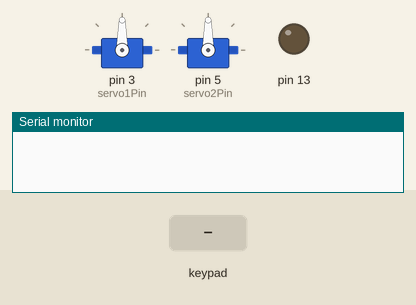
The sketch below on a simulated Arduino Uno, built with avr-gcc and run on an emulated ATmega328P. On the bench: 2 × servo, output pins drawn as LEDs (lit = HIGH), the last lines printed to the serial monitor. The inputs (shaded band) are chosen by the test bench.

Above: at 1.2 s.
1.3 s: keypad keys 6 7 8 9 pressed 0.4 s apart
At 2.9 s:
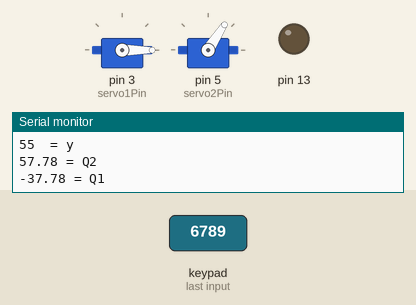
At 4.8 s:
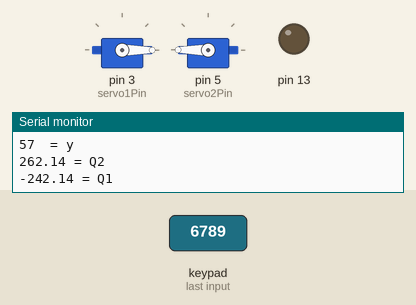
5.9 s: keypad keys 1 3 9 7 pressed 0.4 s apart
At 7.9 s:
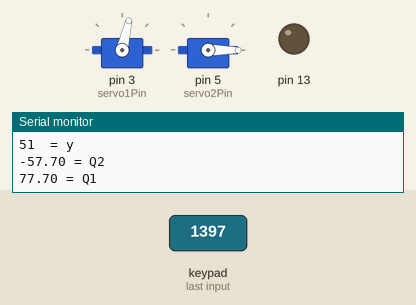
Timing chart, 0 to 11.3 s (numbered marks = the images above; inputs shaded):
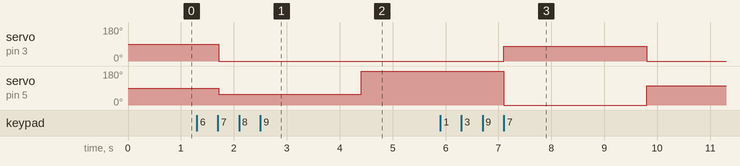

The sketch:

keypad_arm_tntervew.ino
```cpp
#include <Servo.h> //this is  a servo library


//for servo 1
Servo servo1;

const int servo1Pin = 3;// Must use PWM enabled pin

//for servo 2
Servo servo2;

const int servo2Pin = 5;// Must use PWM enabled pin
const int L1 = 10;//it is a hypothetical number for the length of the first arm
const int L2 = 15;//it is a hypothetical number for the length of the second arm
int x,y;//these tow point location in a coordinate system which takes from equation down
const int Q = 20;
float q2,q1;//variables depending on x and y values
double Q1,Q2,m;//variables depending on x and y values which they are the angulars to make both of the servo move
#include<Key.h>//keypad laibrarry
#include<Keypad.h>//keypad laibrarry
const byte ROWS = 4;//difin that it have 4 rows
const byte COLS = 4;//difin ut have 4 clos
byte rowPins[] ={6,7,8,9}; //pins
byte colPins[] ={A5,A4,A3,A2};//pins
char keys[ROWS][COLS]={
  {'1','2','3','A'},
  {'4','5','6','B'},
  {'7','8','9','C'},
  {'*','0','#','D'},
};
Keypad customKeypad = Keypad(makeKeymap(keys), rowPins , colPins , ROWS ,COLS); //difine your keypad

void setup(){
  Serial.begin(9600);
  pinMode(13,1);
    servo1.attach(servo1Pin); //difine the servo1
  servo2.attach(servo2Pin);  //difine the servo2

}
void loop(){
  label1:
     while (x ==0){x=customKeypad.getKey();}{  //while you add a number from keypad
    Serial.print(x);
    Serial.println(" = x ");}
    while (y ==0){y=customKeypad.getKey();}{ //while you add a number from keypad
    Serial.print(y);
    Serial.println("  = y ");}
       m=(pow(x,2)+pow(y,2)-pow(L1,2)-pow(L2,2))/(2*L1*L2);//sulving equatione by useing your constant and chosing values
      q2 =(1/cos(m));
      Q2 = q2*180/PI;
      Serial.print(Q2);
      Serial.println(" = Q2 ");

      Q1=Q-Q2;
      Serial.print(Q1);
      Serial.println(" = Q1 ");
     servo1.write(Q1);//after valus result the both servo will move by the Q1 and Q2 values
      servo2.write(Q2);
     delay(500); //wait a 5 second
       x = 0;//her it will return to be 0 for x and y to bake again with new chossing values
     y = 0;
     delay (2000);

       goto label1;
    }
```

Measured:
- after the input at 1.3 s, servo on pin 3 (servo1Pin): 90° → 0° after 0.41 s; servo on pin 5 (servo2Pin): 90° → 57° after 0.41 s, → 180° 2.7 s later
- after the input at 5.9 s, servo on pin 3 (servo1Pin): 0° → 77° after 1.2 s, → 0° 2.7 s later; servo on pin 5 (servo2Pin): 180° → 0° after 1.2 s, → 102° 2.7 s later
